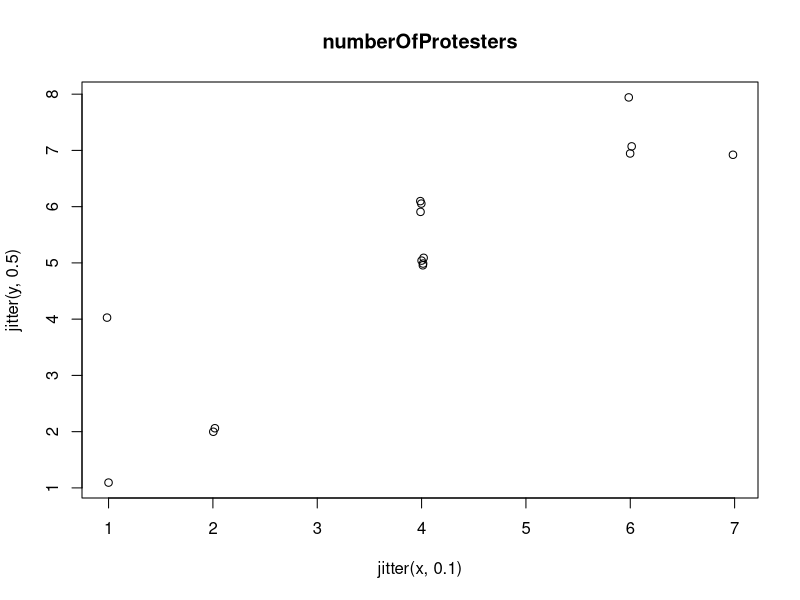
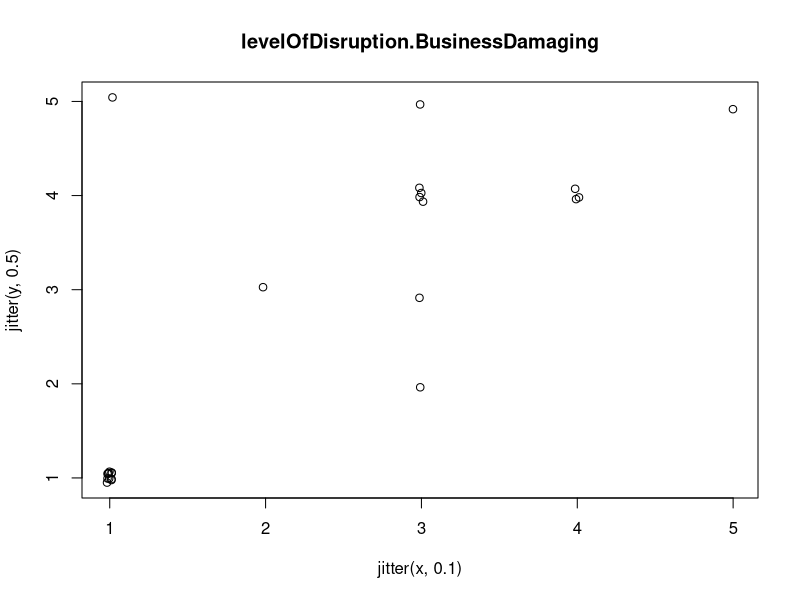
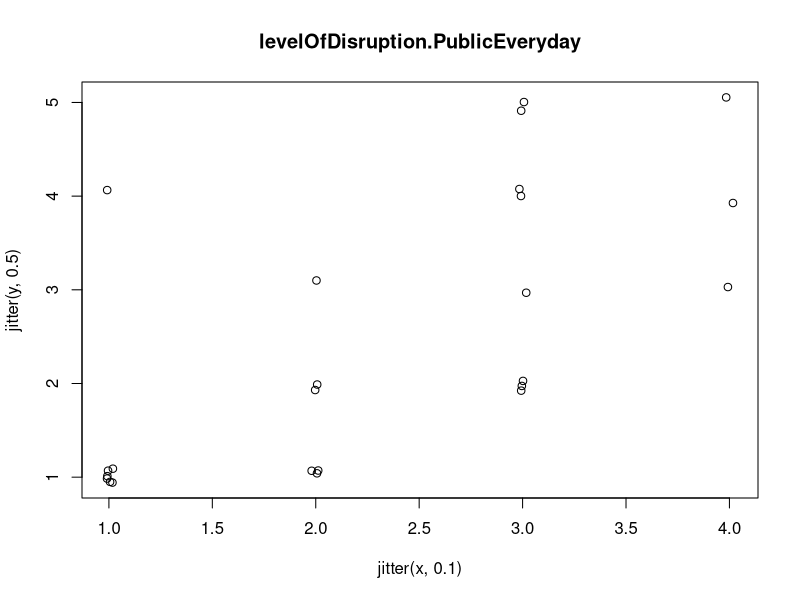
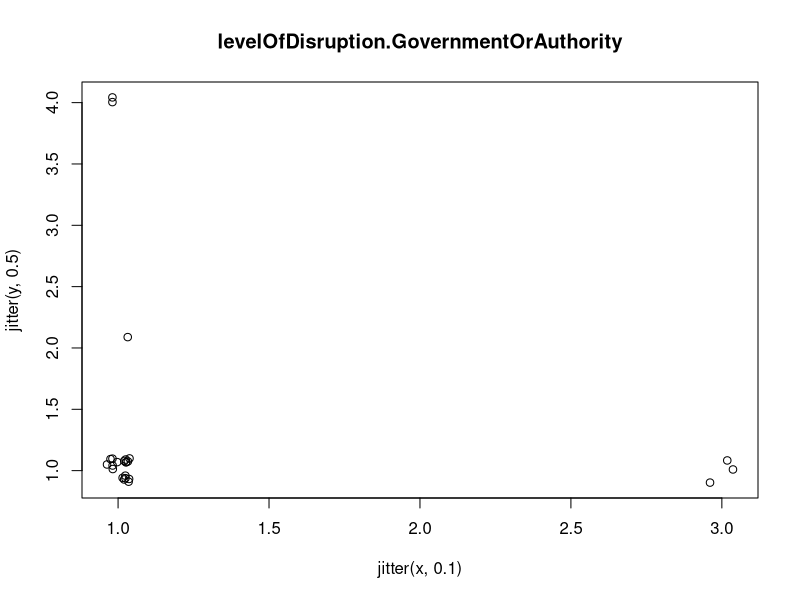
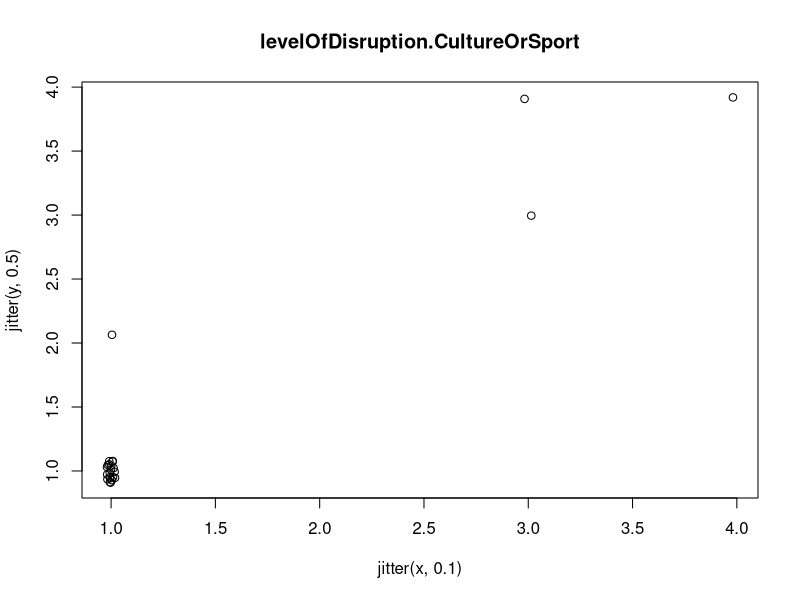
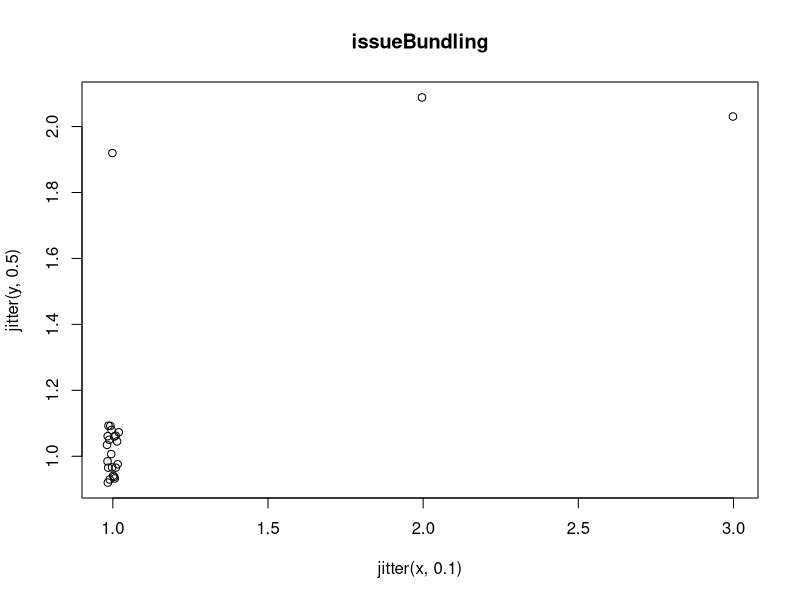
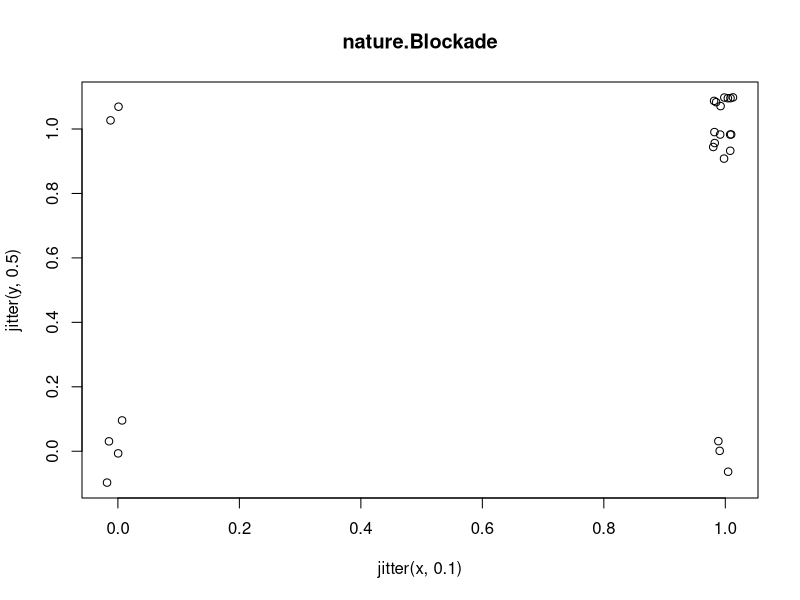
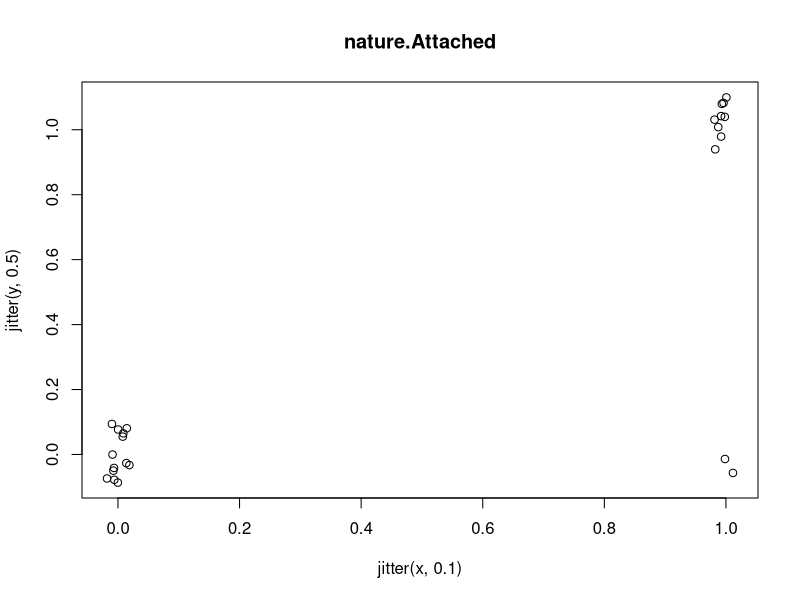

R code for these plots, in order:
##load, clean and merge data

#load clean Ro and Asger ratings of the same articles
df_Asg <- read.csv("../rating_data/RA_pilot_clean.csv")
df_Ro <- read.csv("Ro_practice_clean.csv")

#drop non-specific articles that i accidentally had Ró code
nonspec <- c("Sun_2022-11-07_LOVEDUP-Just-Stop_summary.html",
             "The-Times_2021-09-25_Chaos-This-is_summary.html")
df_Ro <- df_Ro[!(df_Ro$id %in% nonspec),]

#only keep pilot columns that were kept after power calculations
common_cols <- intersect(colnames(df_Asg), colnames(df_Ro))
df_Asg <- df_Asg[, common_cols]

#merge
df <- merge(df_Asg, df_Ro, by="id", suffixes = c(".Asger",".Ro"))
df <- df[,order(colnames(df))]

#inspect differences
View(df)
write.csv(df, "Asger_Ro_comparison.csv", row.names = FALSE)

##analyze results for all articles

compare_ratings <- function(one_char, df){
  
  print(one_char)
  #get characteristic column names
  char_Asg <- paste0(one_char, ".Asger")
  char_Ro <- paste0(one_char, ".Ro")
  #drop cases with missingness
  complete <- complete.cases(df[,c(char_Asg, char_Ro)])
  #get difference in means
  x <- as.numeric(df[complete, char_Asg])
  y <- as.numeric(df[complete, char_Ro])
  diff <- mean(y-x)
  #scatterplot
  png(filename=paste0("plots/", one_char))
  plot(jitter(x, .1), jitter(y, .5), main = one_char)
  dev.off()
  return(diff)
  
}

#difference between the ratings for each characteristic
common_chars <- common_cols[-1] #drop "id" as a column of interest
diffs <- as.data.frame(t(sapply(common_chars, function(one_char) compare_ratings(one_char, df))))
